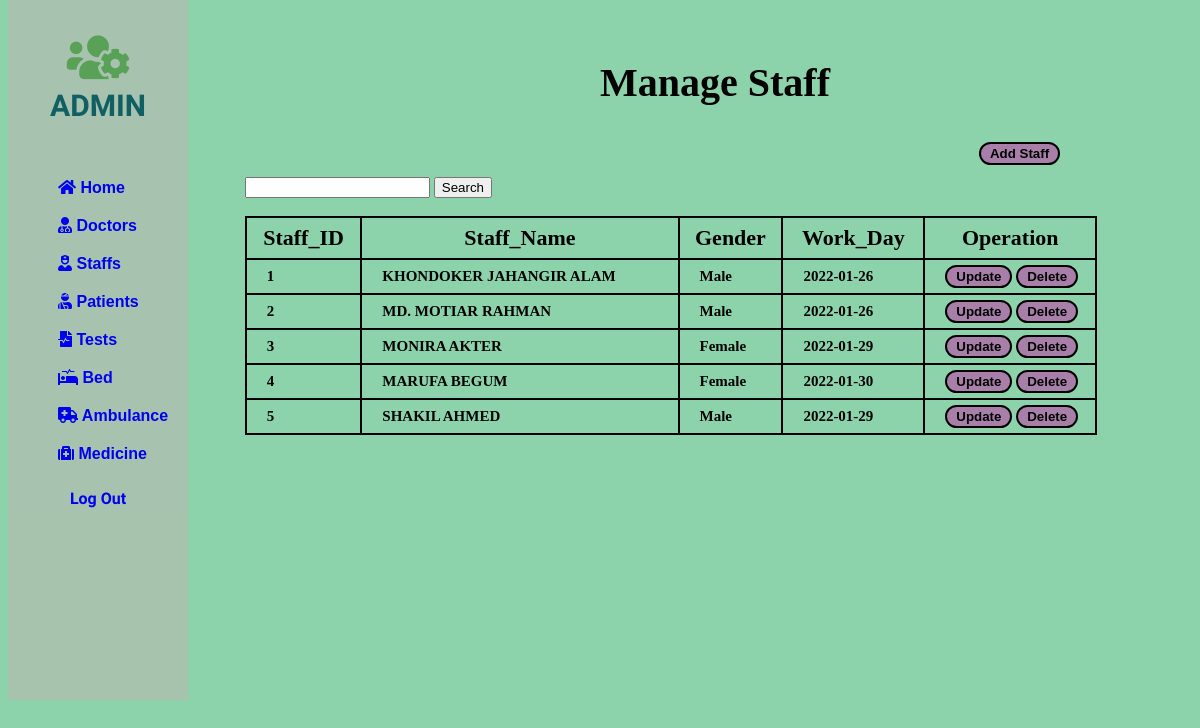
The app's page /php/staff/staff.php with its own data.
### tables this page shows
CREATE TABLE IF NOT EXISTS `staff` (
  `S_ID` int(11) NOT NULL,
  `S_Name` varchar(225) NOT NULL,
  `Gender` enum('Male','Female','Others') NOT NULL,
  `Work_Day` date NOT NULL,
  `T_ID` int(11) DEFAULT NULL,
  PRIMARY KEY (`S_ID`),
  UNIQUE KEY `S_ID` (`S_ID`)
);

### php/staff/staff.php (the view, shortened to what this page needs)
<!DOCTYPE html>
<html lang="en">
<head>
    <link rel="stylesheet" href="https://use.fontawesome.com/releases/v5.15.4/css/all.css">
</head>
<body>
    <div class="slidebar">
        <header>
            <span>
                <i class="fas fa-users-cog"></i><br>
            </span>
            ADMIN
        </header>
        <ul>
            <li>
                <a href="/php/home.php"><i class="fas fa-home"></i> Home</a>
            </li>
            <li>
                <a href="/php/Doctor/doctor.php"><i class="fas fa-user-md"></i> Doctors</a>
            </li>
            <li>
                <a href="/php/staff/staff.php"><i class="fas fa-user-nurse"></i> Staffs</a>
            </li>
            <li>
                <a href="/php/patient/patient.php"><i class="fas fa-user-injured"></i> Patients</a>
            </li>
            <li>
                <a href="/php/test/test.php"><i class="fas fa-file-medical-alt"></i> Tests</a>
            </li>
            <li>
                <a href="/php/bed/bed.php"><i class="fas fa-procedures"></i> Bed</a>
            </li>
            <li>
                <a href="/php/Ambulence/ambulence.php"><i class="fas fa-ambulance"></i> Ambulance</a>
            </li>
            <li>
                <a href="/php/medicine/medicine.php"><i class="fas fa-medkit"></i> Medicine</a>
            </li>
        </ul>
        <div>
            <a style="text-decoration: none;" href="/php/index.php">
                <div class="logout">
                    Log Out
                </div>
            </a>
        </div>
    </div>
    <div class="container">
        <div class="row">
            <div style="margin-left: 50%; margin-top: 5%;">
                <h2>Manage <b>Staff</b></h2>
            </div>
            <div style="margin-left: 82%; margin-top: 3%;">
                <button><a href="/php/staff/add-staff.php">Add Staff</a></button>
            </div>
        </div>
    </div>
    <div class="card-body">
        <div style="margin-left: 20%; margin-top: 1%;">
            <form method="post" action="search.php">
                <input type="text" name="search" required />
                <input type="submit" value="Search" />
            </form>
            <br>
            <table id="dataTable" width="90%" cellspacing="10">
                <thead>
                    <tr>
                        <th> Staff_ID </th>
                        <th> Staff_Name </th>
                        <th> Gender </th>
                        <th> Work_Day </th>
                        <th> Operation </th>
                    </tr>
                </thead>
                <tbody>
                    <?php
                    include 'db_conn.php';
                    $sql = " SELECT * FROM staff LIMIT 5";
                    $query = mysqli_query($conn, $sql);
                    while ($Patient_data = mysqli_fetch_array($query)) {
                    ?>
                        <tr>
                            <td><b><?php echo $Patient_data['S_ID'];  ?></b></td>
                            <td><?php echo $Patient_data['S_Name'];  ?></td>
                            <td><?php echo $Patient_data['Gender'];  ?></td>
                            <td><?php echo $Patient_data['Work_Day'];  ?></td>
                            <td style="width: 140px;">
                                <button> <a href="/php/staff/update.php?S_ID=<?php echo $Patient_data['S_ID'];  ?>" class="btn btn-success"><b>Update</b></a></button>
                                <button><a href="/php/staff/Delete.php?S_ID=<?php echo $Patient_data['S_ID']; ?>" class="btn btn-danger"><b>Delete</b></a></button>
                            </td>
                        </tr>
                    <?php
                    }
                    ?>
                </tbody>
            </table>
        </div>
    </div>
</body>
</html>

### php/staff/staff.php (style rules this page uses)
body { background: rgba(96, 193, 138, 0.722); }
.slidebar { border: 20px; width: 15%; height: 700px; position: fixed; top: 0px; background-color: rgba(195, 179, 179, 0.493); }
.slidebar header { padding: 30px 10px; text-align: center; font-family: 'Mochiy Pop P One', sans-serif; font-size: 30px; font-weight: bolder; color: rgb(16, 95, 98); }
.slidebar header span { font-size: 50px; color: rgb(89, 161, 87); }
.slidebar ul li { list-style: none; padding: 10px; font-family: 'Lucida Sans', 'Lucida Sans Regular', 'Lucida Grande', 'Lucida Sans Unicode', Geneva, Verdana, sans-serif; font-weight: bolder; }
.slidebar ul li a { text-decoration: none; }
table, th, td { border: 1px solid black; border-collapse: collapse; }
h2 { font-size: 40px; }
table { border: 2px solid black; }
th { padding: 7px; border: 2px solid black; font-size: 22px; }
td { border: 2px solid black; padding: 5px 10px 5px 20px; font-size: 15px; font-weight: bolder; }
button { border: solid 2px black; border-radius: 15px; padding: 2px 6px; background-color: rgb(167, 127, 169); }
button a { text-decoration: none; color: black; font-weight: bolder; padding: 2px 3px; }
.logout { text-align: center; margin-top: 10px; font-family: 'Mochiy Pop P One', sans-serif; font-weight: bolder; }

### records on screen
staff: S_ID "1", S_Name "KHONDOKER JAHANGIR ALAM", Gender "Male", Work_Day "2022-01-26"
staff: S_ID "2", S_Name "MD. MOTIAR RAHMAN", Gender "Male", Work_Day "2022-01-26"
staff: S_ID "3", S_Name "MONIRA AKTER", Gender "Female", Work_Day "2022-01-29"
staff: S_ID "4", S_Name "MARUFA BEGUM", Gender "Female", Work_Day "2022-01-30"
staff: S_ID "5", S_Name "SHAKIL AHMED", Gender "Male", Work_Day "2022-01-29"
